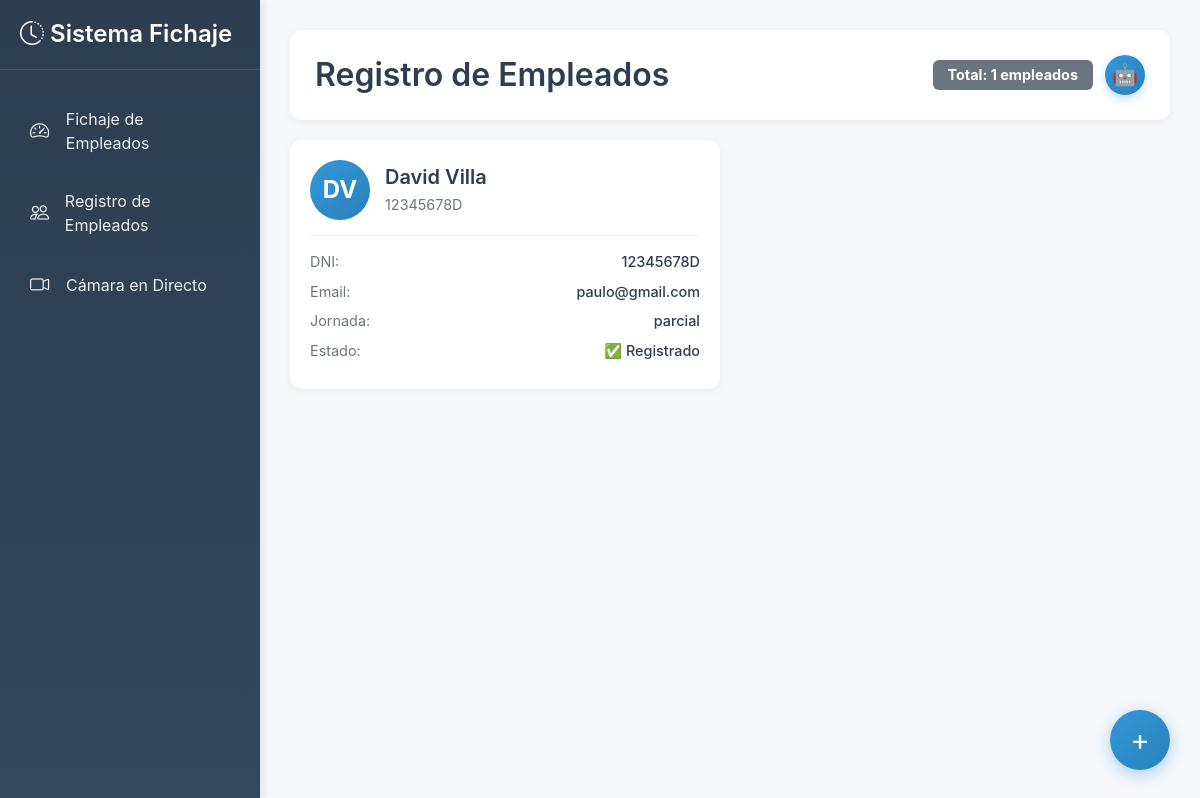
The page /registro_empleados on the database as committed earlier.
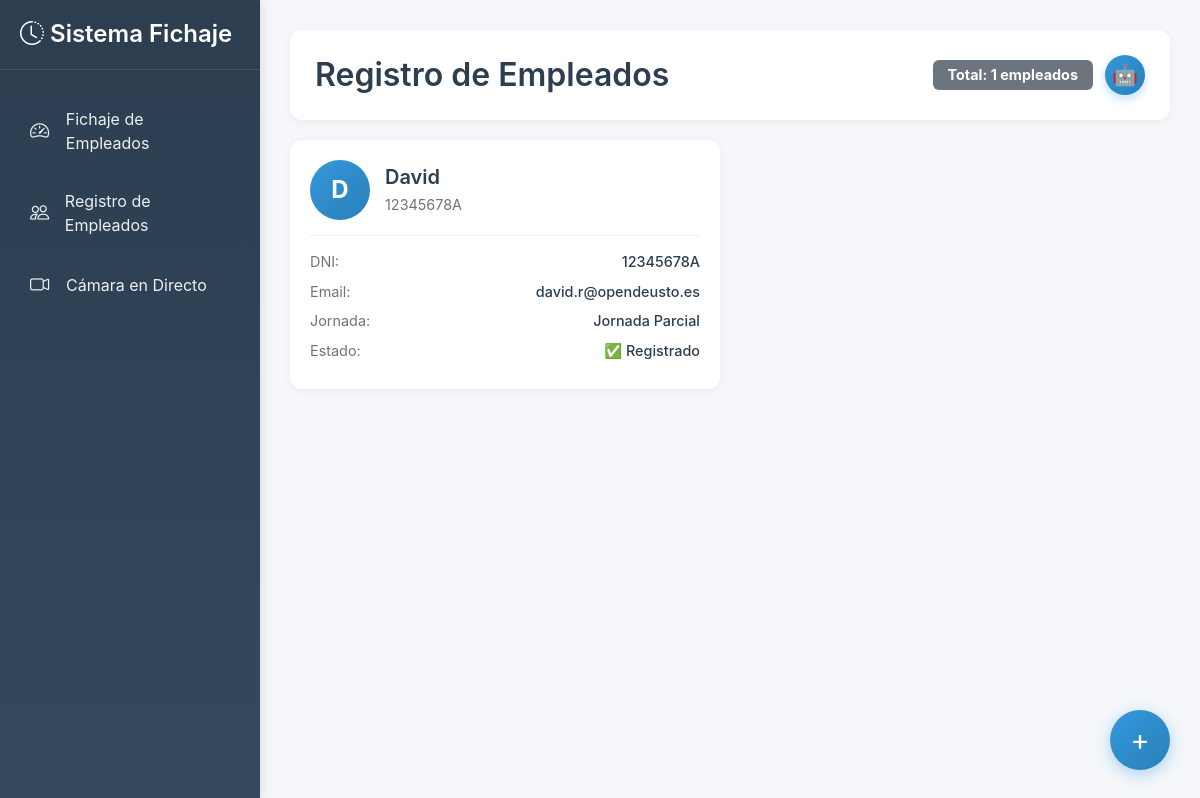
The same page on the database as committed later.
### core/bd/bd_create.py (models this page shows, shortened)
class Empleado(db.Model):
    __tablename__ = "empleados"
    dni = db.Column(db.String(9), primary_key=True)
    nombre = db.Column(db.String(100), nullable=False)
    email = db.Column(db.String(120), unique=True, nullable=False)
    jornada = db.Column(db.Integer, nullable=False)
    horas = db.Column(db.Float, default=0)
    estado = db.Column(db.String(20), default='out')
    path_image = db.Column(db.String, nullable=False)

### web/routes/main_routes.py (the view)
@main_bp.route('/registro_empleados')
def registro_empleados():
    return render_template('registro_empleados.html', employees=obtener_empleados_lista())

### core/bd/bd_functions.py (called while the page is built)
def obtener_empleados_lista():
    empleados = []
    with current_app.app_context():
        for emp in Empleado.query.all():
            empleados.append({
                'nombre': emp.nombre,
                'dni': emp.dni,
                'email': emp.email,
                'jornada': emp.jornada,
                'estado': emp.estado,
                'horas': emp.horas
            })
    return empleados

### templates/registro_empleados.html (shortened to what this page needs)
{% extends "base.html" %}
{% block content %}
<div class="header-section">
    <h2>Registro de Empleados</h2>
    <div class="header-buttons">
        <span class="badge bg-secondary" style="padding: 8px 15px; font-size: 0.9rem;">
            Total: {{ employees|length if employees else 0 }} empleados
        </span>
        <button class="entrenar-modelo-btn" onclick="entrenarModelo()">🤖</button>
    </div>
</div>
<div class="employees-grid">
    {% if employees %}
        {% for employee in employees %}
        <div class="employee-card">
            <div class="employee-card-header">
                <div class="employee-card-avatar">
                    {{ employee.nombre[0]|upper }}{{ employee.nombre.split()[1][0]|upper if employee.nombre.split()|length > 1 else '' }}
                </div>
                <div class="employee-card-info">
                    <h5>{{ employee.nombre }}</h5>
                    <p>{{ employee.dni }}</p>
                </div>
            </div>
            <div class="employee-card-details">
                <div class="detail-row">
                    <span class="detail-label">DNI:</span>
                    <span class="detail-value">{{ employee.dni }}</span>
                </div>
                <div class="detail-row">
                    <span class="detail-label">Email:</span>
                    <span class="detail-value">{{ employee.email }}</span>
                </div>
                <div class="detail-row">
                    <span class="detail-label">Jornada:</span>
                    <span class="detail-value">
                        {% if employee.jornada == 8 %}Jornada Completa{% elif employee.jornada == 4 %}Jornada Parcial{% elif employee.jornada == 6 %}Jornada Intensiva{% else %}{{ employee.jornada }}{% endif %}
                    </span>
                </div>
                <div class="detail-row">
                    <span class="detail-label">Estado:</span>
                    <span class="detail-value">✅ Registrado</span>
                </div>
            </div>
        </div>
        {% endfor %}
    {% endif %}
</div>
<button class="add-employee-btn" onclick="openModal()">+</button>
{% endblock %}

### templates/base.html (shortened to what this page needs)
<!DOCTYPE html>
<html lang="es">
<head>
    <link href="https://cdn.jsdelivr.net/npm/bootstrap@5.3.0/dist/css/bootstrap.min.css" rel="stylesheet">
    <link rel="stylesheet" href="https://cdn.jsdelivr.net/npm/bootstrap-icons@1.11.0/font/bootstrap-icons.css">
</head>
<body>
    <div class="sidebar" id="sidebar">
        <div class="sidebar-header">
            <h4><i class="bi bi-clock-history"></i> Sistema Fichaje</h4>
        </div>
        <nav class="nav flex-column">
            <div class="nav-item">
                <a href="{{ url_for('main.dashboard') }}" class="nav-link {% if request.endpoint == 'dashboard' %}active{% endif %}">
                    <i class="bi bi-speedometer2"></i>
                    <span>Fichaje de Empleados</span>
                </a>
            </div>
            <div class="nav-item">
                <a href="{{ url_for('main.registro_empleados') }}" class="nav-link {% if request.endpoint == 'registro_empleados' %}active{% endif %}">
                    <i class="bi bi-people"></i>
                    <span>Registro de Empleados</span>
                </a>
            </div>
            <div class="nav-item">
                <a href="{{ url_for('main.camara') }}" class="nav-link {% if request.endpoint == 'camara_directo' %}active{% endif %}">
                    <i class="bi bi-camera-video"></i>
                    <span>Cámara en Directo</span>
                </a>
            </div>
        </nav>
    </div>
    <div class="main-content">
        {% block content %}{% endblock %}
    </div>
</body>
</html>

### templates/base.html (style rules this page uses)
body { font-family: -apple-system, BlinkMacSystemFont, 'Segoe UI', Roboto, Oxygen, Ubuntu, Cantarell, sans-serif; background-color: #f5f7fa; }
.sidebar { position: fixed; top: 0; left: 0; height: 100vh; width: 260px; background: linear-gradient(180deg, #2c3e50 0%, #34495e 100%); padding: 20px 0; box-shadow: 2px 0 10px rgba(0,0,0,0.1); z-index: 1000; transition: transform 0.3s ease; }
.sidebar-header { padding: 0 20px 20px; border-bottom: 1px solid rgba(255,255,255,0.1); margin-bottom: 20px; }
.sidebar-header h4 { color: #fff; font-weight: 600; margin: 0; }
.nav-item { margin: 5px 15px; }
.nav-link { color: #ecf0f1; padding: 12px 15px; border-radius: 8px; display: flex; align-items: center; transition: all 0.3s; text-decoration: none; }
.nav-link i { margin-right: 12px; font-size: 1.2rem; width: 24px; }
.main-content { margin-left: 260px; padding: 30px; min-height: 100vh; }

### templates/registro_empleados.html (style rules this page uses)
.header-section { background: white; padding: 25px; border-radius: 12px; box-shadow: 0 2px 8px rgba(0,0,0,0.05); margin-bottom: 30px; display: flex; justify-content: space-between; align-items: center; }
.header-section h2 { margin: 0; color: #2c3e50; font-weight: 600; }
.employees-grid { display: grid; grid-template-columns: repeat(auto-fill, minmax(300px, 1fr)); gap: 20px; margin-bottom: 80px; }
.employee-card { background: white; border-radius: 12px; box-shadow: 0 2px 8px rgba(0,0,0,0.05); padding: 20px; transition: transform 0.2s, box-shadow 0.2s; cursor: pointer; }
.employee-card-header { display: flex; align-items: center; gap: 15px; margin-bottom: 15px; }
.employee-card-avatar { width: 60px; height: 60px; border-radius: 50%; background: linear-gradient(135deg, #3498db 0%, #2980b9 100%); color: white; display: flex; align-items: center; justify-content: center; font-size: 1.5rem; font-weight: bold; }
.employee-card-info h5 { margin: 0; color: #2c3e50; font-weight: 600; }
.employee-card-info p { margin: 5px 0 0; color: #6c757d; font-size: 0.9rem; }
.employee-card-details { border-top: 1px solid #f0f0f0; padding-top: 15px; }
.detail-row { display: flex; justify-content: space-between; margin-bottom: 8px; font-size: 0.9rem; }
.detail-label { color: #6c757d; }
.detail-value { color: #2c3e50; font-weight: 500; }
.add-employee-btn { position: fixed; bottom: 30px; right: 30px; width: 60px; height: 60px; border-radius: 50%; background: linear-gradient(135deg, #3498db 0%, #2980b9 100%); color: white; border: none; box-shadow: 0 4px 16px rgba(52,152,219,0.4); font-size: 1.8rem; display: flex; align-items: center; justify-content: center; cursor: pointer; transition: transform 0.2s, box-shadow 0.2s; z-index: 999; }
.header-section { display: flex; justify-content: space-between; align-items: center; margin-bottom: 20px; }
.header-buttons { display: flex; align-items: center; gap: 12px; }
.entrenar-modelo-btn { width: 40px; height: 40px; border-radius: 50%; background: linear-gradient(135deg, #3498db 0%, #2980b9 100%); color: white; border: none; font-size: 1.3rem; display: flex; justify-content: center; align-items: center; cursor: pointer; box-shadow: 0 4px 10px rgba(52,152,219,0.3); transition: transform 0.2s ease; }

Rows that differ between the two databases and show on the page:
removed Empleado: nombre "D", nombre.split|length "V", nombre "David Villa", dni "12345678D", email "paulo@gmail.com", jornada "parcial"
added Empleado: nombre "D", nombre "David", dni "12345678A", email "david.r@opendeusto.es", shows "Jornada Parcial"
